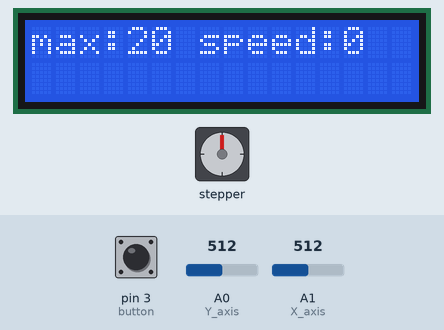
This sketch was run on a simulated Arduino Uno, built with avr-gcc and run on an emulated ATmega328P. Shown: 16×2 character LCD, stepper motor. Inputs (shaded band) come from the test bench; at power-on: A1 (X_axis) = 512, A0 (Y_axis) = 512, pin 3 (button) HIGH. Stepper angles assume 20 steps per turn.

Above: at 1.2 s.
1.3 s: A1 (X_axis) set to 532
At 1.6 s:
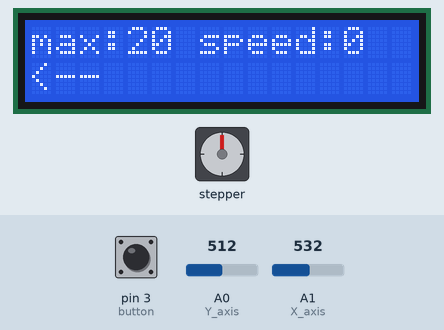
2.8 s: A0 (Y_axis) set to 530
At 3.2 s:
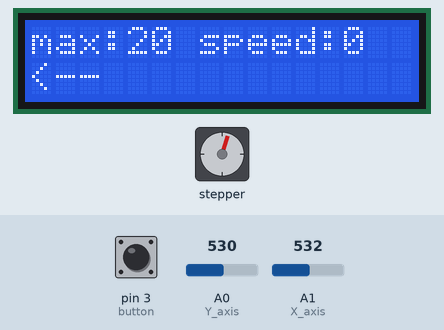
5.5 s: A1 (X_axis) set to 492
At 6.3 s:
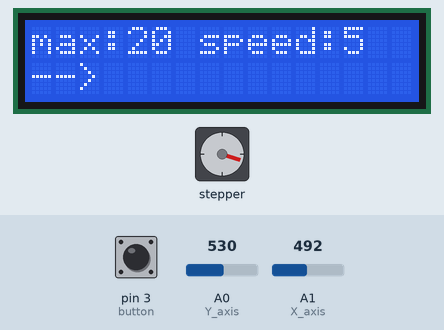
8.5 s: A0 (Y_axis) set to 716
At 11.49 s:
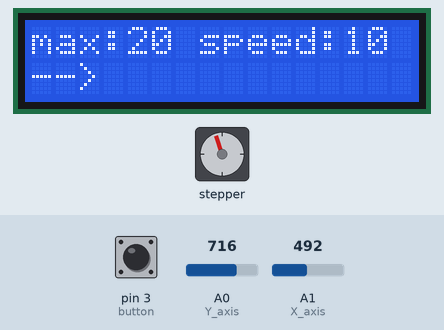
11.5 s: pin 3 (button) pulled LOW for 0.15 s
At 11.97 s:
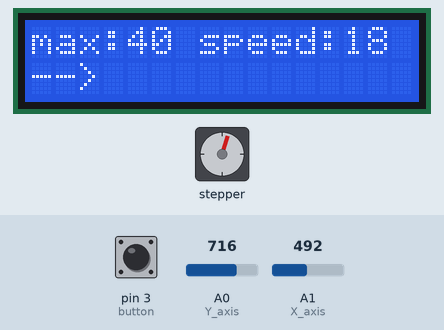
13.7 s: A0 (Y_axis) set to 205
At 13.94 s:
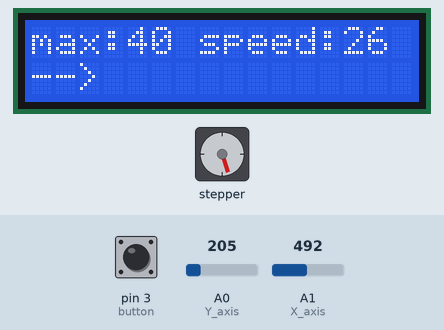
15.3 s: A0 (Y_axis) set to 176
Timing chart, 0 to 18.2 s (numbered marks = the images above; inputs shaded):
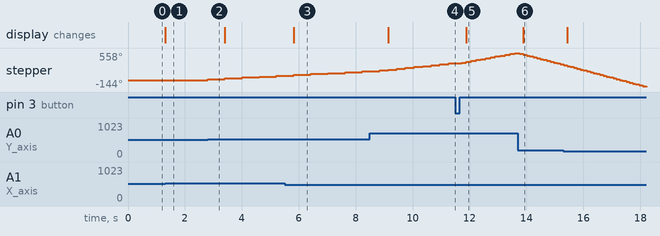

Measured:
- the behaviour switches between 520 and 521 on A1 (X_axis) (found by bisection; images 0 and 1)
- after the input at 1.3 s, the display: changes at once (image 1)
- after the input at 2.8 s, stepper: turns 18° clockwise in 0.00 s, repeating every 0.60 s
- after the input at 5.5 s, the display: changes after 0.32 s (image 3)
- after the input at 8.5 s, the display: changes after 0.64 s (image 4)
- after the input at 11.5 s, the display: changes after 0.39 s (image 5)
- after the input at 13.7 s, the display: changes after 0.18 s (image 6)

The sketch:

wheelchair.ino
```cpp
/*
LCD display and the motor speed control using a joystick
*/


#include <Stepper.h>
#include <LiquidCrystal.h>

#define STEPS 20

LiquidCrystal LCD(13,12,6,5,7,4); // creating an instance of the LCD display
Stepper stepper(STEPS, 8, 9, 10, 11); //creating an instance of the Motor

const int Y_axis = A0; // The joystick Y input is connected to A0;
const int X_axis = A1; // The joystick X input is connected to A0;
int Xaxis=0; //initializing analog value of X axis
int Yaxis=0; //initializing analog value of Y axis
const int button =  3; // direction control button is connected to Arduino pin 4

    void setup()
    {

    pinMode(button, INPUT_PULLUP); // configuring button pin as input with internal pull up enabled
    pinMode(A0,INPUT);//analog input of the X axis
    pinMode(A1,INPUT);//analog input of the y axis
    LCD.begin(16,2);

    }

int direction_ = 1; //initializing thr direction of the motor
int speed_ = 0; //initializing speed
int maxSpeed = 20; // setting the maximum speed

    void loop()
    {

    speedMotor();
    displayLCD();

    }

//method for display
      void displayLCD(){

      Xaxis = analogRead(X_axis); // reading analog value of x axis
      LCD.setCursor(0,1); //setting the lcd cursor on the 2nd row

      if(Xaxis>520){
      LCD.print("<-- "); //displaying left direction
      }

      else if(Xaxis<502){
      LCD.print("-->  "); //displaying right direction
      }

      else{
      LCD.print("    ");//nothing displays when joystick position in the middle
      }


      //desplaying alert message when moving in high speed
      if(speed_ >= 28){

      LCD.setCursor(0,0);
      LCD.write("ALERT:HIGH SPEED");
      LCD.setCursor(0,1);
      LCD.write("PUT ON SEAT-BELT");
      }

      }

      void speedMotor(){

      if ( digitalRead(button) == 0 )  // if button is pressed
      if ( debounce() )  // debounce button signal
      {
            //changing the speed every time a button is pressed
          switch(maxSpeed){
            case 20:
            maxSpeed = 40;
            break;
            case 40:
            maxSpeed = 20;
            break;
          }

      while ( debounce() ) ;  // wait for button release
      }


      int val = analogRead(Y_axis); //reading analog value of Yaxis


      //  min speed = 5 to max speed
      if ( speed_ != map(val, 0, 1023, maxSpeed, 5) )
      {
        // if the speed was changed
        if(val<504){
          speed_ = map(val, 0, 504, maxSpeed, 5);// map digital value from [0, 504] to [5, maxSpeed]
        }
        else if(val>520){
          speed_ = map(val, 520, 1023, 5, maxSpeed);// map digital value from [520, 1023] to [5, maxSpeed]
        }
        else{
          speed_ = 0; //motor not moving
        }
        // set the speed of the motor
          stepper.setSpeed(speed_);
      }

        if(val>520){
          direction_=1; //move forward
        }
        else if(val<504){
          direction_=-1; // move backward
        }
        else{
          direction_=0;  //stop
        }

      stepper.step(direction_);// move the stepper motor

      LCD.setCursor(0,0);
      LCD.print("max:");
      LCD.print(maxSpeed);
      LCD.setCursor(7,0);
      LCD.print("speed:");
      LCD.print(speed_);

      }

// a small function for button debounce
      bool debounce()
      {
        byte count = 0;

        for(byte i = 0; i < 5; i++) {
          if (digitalRead(button) == 0)
          count++;
          delay(10);
        }

        if(count > 2)  return 1;
        else           return 0;
      }

int getGps(){

}
void sendSMS(){

}
void tempratureControl(){

}
```
